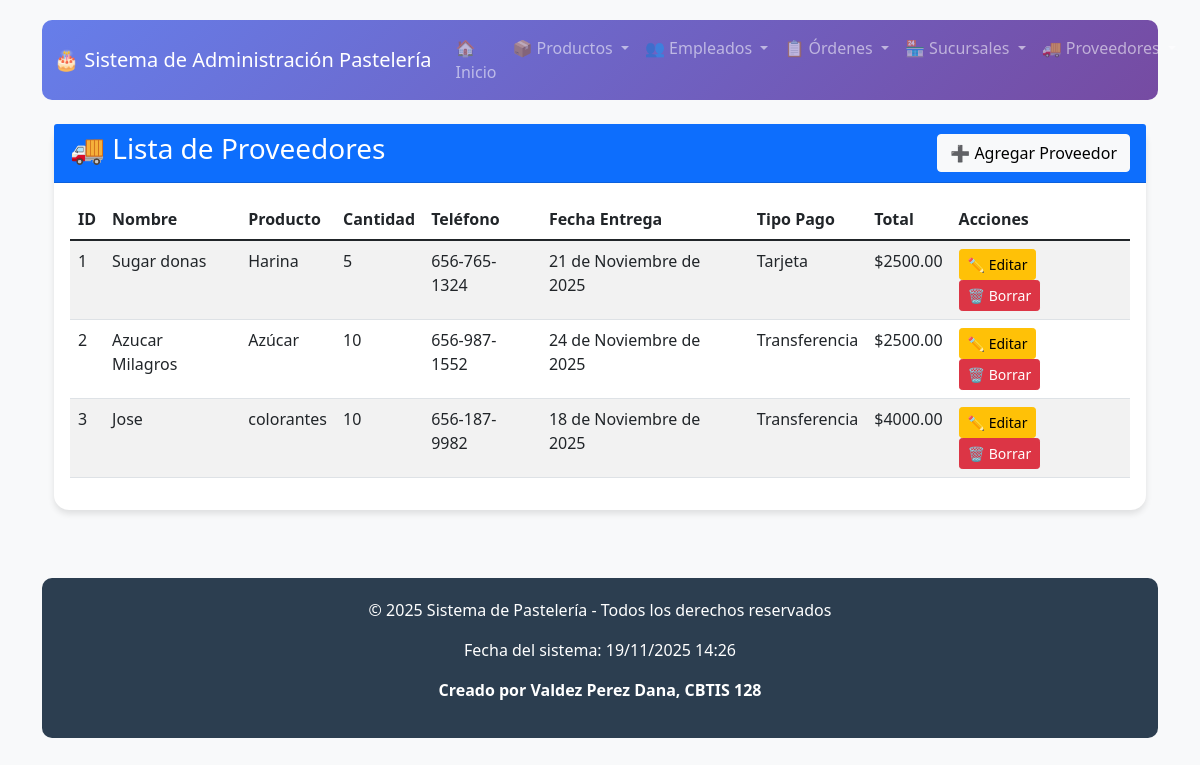
Screenshot of /proveedores/ with the database file from the repository.
### app_pasteleria/models.py (models this page shows, shortened)
class Proveedor(models.Model):
    id_proveedor = models.AutoField(primary_key=True)
    nombre = models.CharField(max_length=100)
    telefono = models.CharField(max_length=20, blank=True, null=True)
    cantidad = models.PositiveIntegerField(default=0)
    producto = models.CharField(max_length=100)
    fecha_entrega = models.DateField()
    tipo_pago = models.CharField(
        max_length=20,
        choices=[
            ('Efectivo', 'Efectivo'),
            ('Tarjeta', 'Tarjeta'),
            ('Transferencia', 'Transferencia'),
            ('Otro', 'Otro')
        ],
        default='Efectivo'
    )
    total = models.DecimalField(max_digits=10, decimal_places=2)

### app_pasteleria/views.py (the view)
# urls.py: path('proveedores/', views.inicio_proveedores, name='inicio_proveedores'),
def inicio_proveedores(request):
    proveedores = Proveedor.objects.all()
    return render(request, 'proveedores/ver_proveedor.html', {'proveedores': proveedores})

### app_pasteleria/templates/proveedores/ver_proveedor.html
{% extends 'base.html' %}
{% block content %}
<div class="container mt-4">
    <div class="row">
        <div class="col-md-12">
            <div class="card">
                <div class="card-header bg-primary text-white d-flex justify-content-between align-items-center">
                    <h3>🚚 Lista de Proveedores</h3>
                    <a href="{% url 'agregar_proveedor' %}" class="btn btn-light">➕ Agregar Proveedor</a>
                </div>
                <div class="card-body">
                    <div class="table-responsive">
                        <table class="table table-striped table-hover">
                            <thead>
                                <tr>
                                    <th>ID</th>
                                    <th>Nombre</th>
                                    <th>Producto</th>
                                    <th>Cantidad</th>
                                    <th>Teléfono</th>
                                    <th>Fecha Entrega</th>
                                    <th>Tipo Pago</th>
                                    <th>Total</th>
                                    <th>Acciones</th>
                                </tr>
                            </thead>
                            <tbody>
                                {% for proveedor in proveedores %}
                                <tr>
                                    <td>{{ proveedor.id_proveedor }}</td>
                                    <td>{{ proveedor.nombre }}</td>
                                    <td>{{ proveedor.producto }}</td>
                                    <td>{{ proveedor.cantidad }}</td>
                                    <td>{{ proveedor.telefono|default:"-" }}</td>
                                    <td>{{ proveedor.fecha_entrega }}</td>
                                    <td>{{ proveedor.tipo_pago }}</td>
                                    <td>${{ proveedor.total }}</td>
                                    <td>
                                        <a href="{% url 'actualizar_proveedor' proveedor.id_proveedor %}" class="btn btn-warning btn-sm">✏️ Editar</a>
                                        <a href="{% url 'borrar_proveedor' proveedor.id_proveedor %}" class="btn btn-danger btn-sm">🗑️ Borrar</a>
                                    </td>
                                </tr>
                                {% empty %}
                                <tr>
                                    <td colspan="9" class="text-center">No hay proveedores registrados</td>
                                </tr>
                                {% endfor %}
                            </tbody>
                        </table>
                    </div>
                </div>
            </div>
        </div>
    </div>
</div>
{% endblock %}

### app_pasteleria/templates/base.html (style rules this page uses)
body { background-color: #f8f9fa; font-family: 'Segoe UI', Tahoma, Geneva, Verdana, sans-serif; padding-top: 20px; min-height: 100vh; display: flex; flex-direction: column; }
.card { border: none; border-radius: 15px; box-shadow: 0 4px 6px rgba(0,0,0,0.1); margin-bottom: 20px; }

### rows the page displays
Proveedor: id_proveedor "1", nombre "Sugar donas", producto "Harina", cantidad "5", telefono "656-765-1324", fecha_entrega "21 de Noviembre de 2025", tipo_pago "Tarjeta", total "2500.00"
Proveedor: id_proveedor "2", nombre "Azucar Milagros", producto "Azúcar", cantidad "10", telefono "656-987-1552", fecha_entrega "24 de Noviembre de 2025", tipo_pago "Transferencia", total "2500.00"
Proveedor: id_proveedor "3", nombre "Jose", producto "colorantes", cantidad "10", telefono "656-187-9982", fecha_entrega "18 de Noviembre de 2025", tipo_pago "Transferencia", total "4000.00"
